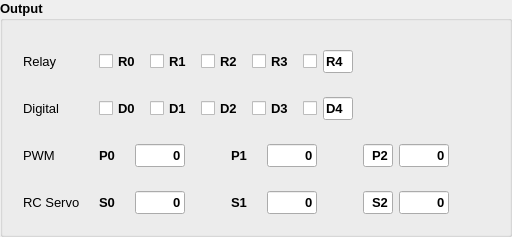
                       <widget class="QGroupBox" name="gbOutput">
                        <property name="minimumSize">
                         <size>
                          <width>0</width>
                          <height>180</height>
                         </size>
                        </property>
                        <property name="font">
                         <font>
                          <pointsize>10</pointsize>
                          <weight>75</weight>
                          <bold>true</bold>
                         </font>
                        </property>
                        <property name="title">
                         <string>Output</string>
                        </property>
                        <layout class="QVBoxLayout" name="verticalLayout_42">
                         <property name="topMargin">
                          <number>20</number>
                         </property>
                         <item>
                          <widget class="QWidget" name="wgRelayOutput" native="true">
                           <layout class="QHBoxLayout" name="horizontalLayout_34">
                            <item>
                             <widget class="QLabel" name="label_67">
                              <property name="minimumSize">
                               <size>
                                <width>70</width>
                                <height>0</height>
                               </size>
                              </property>
                              <property name="font">
                               <font>
                                <weight>50</weight>
                                <bold>false</bold>
                               </font>
                              </property>
                              <property name="text">
                               <string>Relay</string>
                              </property>
                             </widget>
                            </item>
                            <item>
                             <widget class="QCheckBox" name="cbR0">
                              <property name="minimumSize">
                               <size>
                                <width>45</width>
                                <height>0</height>
                               </size>
                              </property>
                              <property name="text">
                               <string>R0</string>
                              </property>
                             </widget>
                            </item>
                            <item>
                             <widget class="QCheckBox" name="cbR1">
                              <property name="minimumSize">
                               <size>
                                <width>45</width>
                                <height>0</height>
                               </size>
                              </property>
                              <property name="text">
                               <string>R1</string>
                              </property>
                             </widget>
                            </item>
                            <item>
                             <widget class="QCheckBox" name="cbR2">
                              <property name="minimumSize">
                               <size>
                                <width>45</width>
                                <height>0</height>
                               </size>
                              </property>
                              <property name="text">
                               <string>R2</string>
                              </property>
                             </widget>
                            </item>
                            <item>
                             <widget class="QCheckBox" name="cbR3">
                              <property name="minimumSize">
                               <size>
                                <width>45</width>
                                <height>0</height>
                               </size>
                              </property>
                              <property name="text">
                               <string>R3</string>
                              </property>
                             </widget>
                            </item>
                            <item>
                             <widget class="QCheckBox" name="cbRx">
                              <property name="maximumSize">
                               <size>
                                <width>20</width>
                                <height>16777215</height>
                               </size>
                              </property>
                              <property name="text">
                               <string/>
                              </property>
                             </widget>
                            </item>
                            <item>
                             <widget class="QLineEdit" name="leRx">
                              <property name="maximumSize">
                               <size>
                                <width>30</width>
                                <height>16777215</height>
                               </size>
                              </property>
                              <property name="text">
                               <string>R4</string>
                              </property>
                             </widget>
                            </item>
                            <item>
                             <spacer name="horizontalSpacer_47">
                              <property name="orientation">
                               <enum>Qt::Horizontal</enum>
                              </property>
                              <property name="sizeHint" stdset="0">
                               <size>
                                <width>40</width>
                                <height>20</height>
                               </size>
                              </property>
                             </spacer>
                            </item>
                           </layout>
                          </widget>
                         </item>
                         <item>
                          <widget class="QWidget" name="wgDigitalOutput" native="true">
                           <layout class="QHBoxLayout" name="horizontalLayout_35">
                            <item>
                             <widget class="QLabel" name="label_68">
                              <property name="minimumSize">
                               <size>
                                <width>70</width>
                                <height>0</height>
                               </size>
                              </property>
                              <property name="font">
                               <font>
                                <weight>50</weight>
                                <bold>false</bold>
                               </font>
                              </property>
                              <property name="text">
                               <string>Digital</string>
                              </property>
                             </widget>
                            </item>
                            <item>
                             <widget class="QCheckBox" name="cbD0">
                              <property name="minimumSize">
                               <size>
                                <width>45</width>
                                <height>0</height>
                               </size>
                              </property>
                              <property name="text">
                               <string>D0</string>
                              </property>
                             </widget>
                            </item>
                            <item>
                             <widget class="QCheckBox" name="cbD1">
                              <property name="minimumSize">
                               <size>
                                <width>45</width>
                                <height>0</height>
                               </size>
                              </property>
                              <property name="text">
                               <string>D1</string>
                              </property>
                             </widget>
                            </item>
                            <item>
                             <widget class="QCheckBox" name="cbD2">
                              <property name="minimumSize">
                               <size>
                                <width>45</width>
                                <height>0</height>
                               </size>
                              </property>
                              <property name="text">
                               <string>D2</string>
                              </property>
                             </widget>
                            </item>
                            <item>
                             <widget class="QCheckBox" name="cbD3">
                              <property name="minimumSize">
                               <size>
                                <width>45</width>
                                <height>0</height>
                               </size>
                              </property>
                              <property name="text">
                               <string>D3</string>
                              </property>
                             </widget>
                            </item>
                            <item>
                             <widget class="QCheckBox" name="cbDx">
                              <property name="maximumSize">
                               <size>
                                <width>20</width>
                                <height>16777215</height>
                               </size>
                              </property>
                              <property name="text">
                               <string/>
                              </property>
                             </widget>
                            </item>
                            <item>
                             <widget class="QLineEdit" name="leDx">
                              <property name="maximumSize">
                               <size>
                                <width>30</width>
                                <height>16777215</height>
                               </size>
                              </property>
                              <property name="text">
                               <string>D4</string>
                              </property>
                             </widget>
                            </item>
                            <item>
                             <spacer name="horizontalSpacer_48">
                              <property name="orientation">
                               <enum>Qt::Horizontal</enum>
                              </property>
                              <property name="sizeHint" stdset="0">
                               <size>
                                <width>40</width>
                                <height>20</height>
                               </size>
                              </property>
                             </spacer>
                            </item>
                           </layout>
                          </widget>
                         </item>
                         <item>
                          <widget class="QWidget" name="wgPWMOutput" native="true">
                           <layout class="QHBoxLayout" name="horizontalLayout_36">
                            <item>
                             <widget class="QLabel" name="label_69">
                              <property name="minimumSize">
                               <size>
                                <width>70</width>
                                <height>0</height>
                               </size>
                              </property>
                              <property name="maximumSize">
                               <size>
                                <width>60</width>
                                <height>16777215</height>
                               </size>
                              </property>
                              <property name="font">
                               <font>
                                <weight>50</weight>
                                <bold>false</bold>
                               </font>
                              </property>
                              <property name="text">
                               <string>PWM</string>
                              </property>
                             </widget>
                            </item>
                            <item>
                             <widget class="QLabel" name="label_72">
                              <property name="minimumSize">
                               <size>
                                <width>30</width>
                                <height>0</height>
                               </size>
                              </property>
                              <property name="text">
                               <string>P0</string>
                              </property>
                             </widget>
                            </item>
                            <item>
                             <widget class="QLineEdit" name="leP0Value">
                              <property name="minimumSize">
                               <size>
                                <width>50</width>
                                <height>0</height>
                               </size>
                              </property>
                              <property name="maximumSize">
                               <size>
                                <width>50</width>
                                <height>16777215</height>
                               </size>
                              </property>
                              <property name="toolTip">
                               <string>0 - 255</string>
                              </property>
                              <property name="text">
                               <string>0</string>
                              </property>
                              <property name="frame">
                               <bool>true</bool>
                              </property>
                              <property name="alignment">
                               <set>Qt::AlignRight|Qt::AlignTrailing|Qt::AlignVCenter</set>
                              </property>
                              <property name="readOnly">
                               <bool>false</bool>
                              </property>
                             </widget>
                            </item>
                            <item>
                             <spacer name="horizontalSpacer_14">
                              <property name="orientation">
                               <enum>Qt::Horizontal</enum>
                              </property>
                              <property name="sizeType">
                               <enum>QSizePolicy::Maximum</enum>
                              </property>
                              <property name="sizeHint" stdset="0">
                               <size>
                                <width>40</width>
                                <height>20</height>
                               </size>
                              </property>
                             </spacer>
                            </item>
                            <item>
                             <widget class="QLabel" name="label_73">
                              <property name="minimumSize">
                               <size>
                                <width>30</width>
                                <height>0</height>
                               </size>
                              </property>
                              <property name="text">
                               <string>P1</string>
                              </property>
                             </widget>
                            </item>
                            <item>
                             <widget class="QLineEdit" name="leP1Value">
                              <property name="minimumSize">
                               <size>
                                <width>50</width>
                                <height>0</height>
                               </size>
                              </property>
                              <property name="maximumSize">
                               <size>
                                <width>50</width>
                                <height>16777215</height>
                               </size>
                              </property>
                              <property name="toolTip">
                               <string>0 - 255</string>
                              </property>
                              <property name="text">
                               <string>0</string>
                              </property>
                              <property name="alignment">
                               <set>Qt::AlignRight|Qt::AlignTrailing|Qt::AlignVCenter</set>
                              </property>
                             </widget>
                            </item>
                            <item>
                             <spacer name="horizontalSpacer_28">
                              <property name="orientation">
                               <enum>Qt::Horizontal</enum>
                              </property>
                              <property name="sizeType">
                               <enum>QSizePolicy::Maximum</enum>
                              </property>
                              <property name="sizeHint" stdset="0">
                               <size>
                                <width>40</width>
                                <height>20</height>
                               </size>
                              </property>
                             </spacer>
                            </item>
                            <item>
                             <widget class="QLineEdit" name="lePx">
                              <property name="minimumSize">
                               <size>
                                <width>30</width>
                                <height>0</height>
                               </size>
                              </property>
                              <property name="maximumSize">
                               <size>
                                <width>20</width>
                                <height>16777215</height>
                               </size>
                              </property>
                              <property name="text">
                               <string>P2</string>
                              </property>
                              <property name="alignment">
                               <set>Qt::AlignRight|Qt::AlignTrailing|Qt::AlignVCenter</set>
                              </property>
                             </widget>
                            </item>
                            <item>
                             <widget class="QLineEdit" name="lePxValue">
                              <property name="minimumSize">
                               <size>
                                <width>50</width>
                                <height>0</height>
                               </size>
                              </property>
                              <property name="maximumSize">
                               <size>
                                <width>50</width>
                                <height>16777215</height>
                               </size>
                              </property>
                              <property name="toolTip">
                               <string>0 - 255</string>
                              </property>
                              <property name="text">
                               <string>0</string>
                              </property>
                              <property name="alignment">
                               <set>Qt::AlignRight|Qt::AlignTrailing|Qt::AlignVCenter</set>
                              </property>
                             </widget>
                            </item>
                            <item>
                             <spacer name="horizontalSpacer_49">
                              <property name="orientation">
                               <enum>Qt::Horizontal</enum>
                              </property>
                              <property name="sizeHint" stdset="0">
                               <size>
                                <width>40</width>
                                <height>20</height>
                               </size>
                              </property>
                             </spacer>
                            </item>
                           </layout>
                          </widget>
                         </item>
                         <item>
                          <widget class="QWidget" name="wgRCServoOutput" native="true">
                           <layout class="QHBoxLayout" name="horizontalLayout_44">
                            <item>
                             <widget class="QLabel" name="label_71">
                              <property name="minimumSize">
                               <size>
                                <width>70</width>
                                <height>0</height>
                               </size>
                              </property>
                              <property name="maximumSize">
                               <size>
                                <width>60</width>
                                <height>16777215</height>
                               </size>
                              </property>
                              <property name="font">
                               <font>
                                <weight>50</weight>
                                <bold>false</bold>
                               </font>
                              </property>
                              <property name="text">
                               <string>RC Servo</string>
                              </property>
                             </widget>
                            </item>
                            <item>
                             <widget class="QLabel" name="label_75">
                              <property name="minimumSize">
                               <size>
                                <width>30</width>
                                <height>0</height>
                               </size>
                              </property>
                              <property name="text">
                               <string>S0</string>
                              </property>
                             </widget>
                            </item>
                            <item>
                             <widget class="QLineEdit" name="leS0Value">
                              <property name="minimumSize">
                               <size>
                                <width>50</width>
                                <height>0</height>
                               </size>
                              </property>
                              <property name="maximumSize">
                               <size>
                                <width>50</width>
                                <height>16777215</height>
                               </size>
                              </property>
                              <property name="toolTip">
                               <string>0 - 255</string>
                              </property>
                              <property name="text">
                               <string>0</string>
                              </property>
                              <property name="frame">
                               <bool>true</bool>
                              </property>
                              <property name="alignment">
                               <set>Qt::AlignRight|Qt::AlignTrailing|Qt::AlignVCenter</set>
                              </property>
                              <property name="readOnly">
                               <bool>false</bool>
                              </property>
                             </widget>
                            </item>
                            <item>
                             <spacer name="horizontalSpacer_27">
                              <property name="orientation">
                               <enum>Qt::Horizontal</enum>
                              </property>
                              <property name="sizeType">
                               <enum>QSizePolicy::Maximum</enum>
                              </property>
                              <property name="sizeHint" stdset="0">
                               <size>
                                <width>40</width>
                                <height>20</height>
                               </size>
                              </property>
                             </spacer>
                            </item>
                            <item>
                             <widget class="QLabel" name="label_77">
                              <property name="minimumSize">
                               <size>
                                <width>30</width>
                                <height>0</height>
                               </size>
                              </property>
                              <property name="text">
                               <string>S1</string>
                              </property>
                             </widget>
                            </item>
                            <item>
                             <widget class="QLineEdit" name="leS1Value">
                              <property name="minimumSize">
                               <size>
                                <width>50</width>
                                <height>0</height>
                               </size>
                              </property>
                              <property name="maximumSize">
                               <size>
                                <width>50</width>
                                <height>16777215</height>
                               </size>
                              </property>
                              <property name="toolTip">
                               <string>0 - 255</string>
                              </property>
                              <property name="text">
                               <string>0</string>
                              </property>
                              <property name="alignment">
                               <set>Qt::AlignRight|Qt::AlignTrailing|Qt::AlignVCenter</set>
                              </property>
                             </widget>
                            </item>
                            <item>
                             <spacer name="horizontalSpacer_31">
                              <property name="orientation">
                               <enum>Qt::Horizontal</enum>
                              </property>
                              <property name="sizeType">
                               <enum>QSizePolicy::Maximum</enum>
                              </property>
                              <property name="sizeHint" stdset="0">
                               <size>
                                <width>40</width>
                                <height>20</height>
                               </size>
                              </property>
                             </spacer>
                            </item>
                            <item>
                             <widget class="QLineEdit" name="leSx">
                              <property name="minimumSize">
                               <size>
                                <width>30</width>
                                <height>0</height>
                               </size>
                              </property>
                              <property name="maximumSize">
                               <size>
                                <width>20</width>
                                <height>16777215</height>
                               </size>
                              </property>
                              <property name="text">
                               <string>S2</string>
                              </property>
                              <property name="alignment">
                               <set>Qt::AlignRight|Qt::AlignTrailing|Qt::AlignVCenter</set>
                              </property>
                             </widget>
                            </item>
                            <item>
                             <widget class="QLineEdit" name="leSxValue">
                              <property name="minimumSize">
                               <size>
                                <width>50</width>
                                <height>0</height>
                               </size>
                              </property>
                              <property name="maximumSize">
                               <size>
                                <width>50</width>
                                <height>16777215</height>
                               </size>
                              </property>
                              <property name="toolTip">
                               <string>0 - 255</string>
                              </property>
                              <property name="text">
                               <string>0</string>
                              </property>
                              <property name="alignment">
                               <set>Qt::AlignRight|Qt::AlignTrailing|Qt::AlignVCenter</set>
                              </property>
                             </widget>
                            </item>
                            <item>
                             <spacer name="horizontalSpacer_50">
                              <property name="orientation">
                               <enum>Qt::Horizontal</enum>
                              </property>
                              <property name="sizeHint" stdset="0">
                               <size>
                                <width>40</width>
                                <height>20</height>
                               </size>
                              </property>
                             </spacer>
                            </item>
                           </layout>
                          </widget>
                         </item>
                        </layout>
                       </widget>
